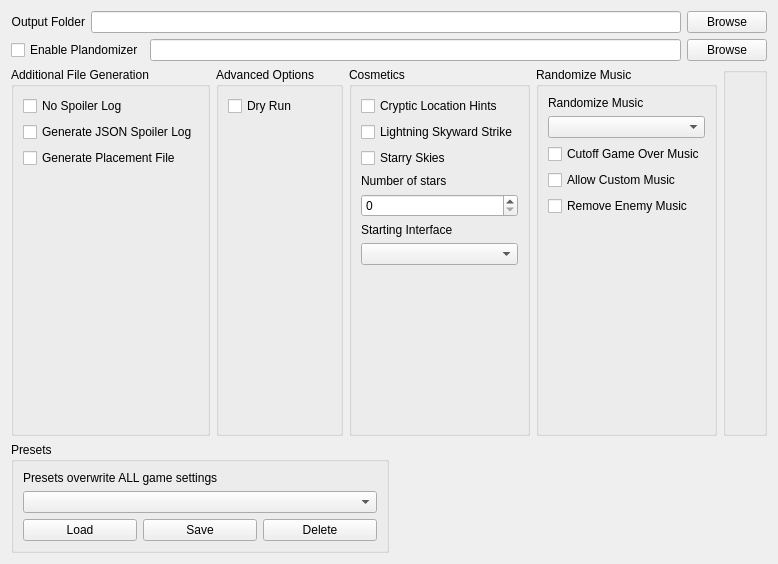
      <widget class="QWidget" name="tab_setup">
       <attribute name="title">
        <string>Setup</string>
       </attribute>
       <layout class="QVBoxLayout" name="verticalLayout_27">
        <item>
         <layout class="QVBoxLayout" name="vlay_files">
          <item>
           <layout class="QHBoxLayout" name="hlay_output">
            <item>
             <widget class="QLabel" name="label_output">
              <property name="text">
               <string>Output Folder</string>
              </property>
              <property name="alignment">
               <set>Qt::AlignmentFlag::AlignRight|Qt::AlignmentFlag::AlignTrailing|Qt::AlignmentFlag::AlignVCenter</set>
              </property>
             </widget>
            </item>
            <item>
             <widget class="QLineEdit" name="output_folder"/>
            </item>
            <item>
             <widget class="QPushButton" name="ouput_folder_browse_button">
              <property name="text">
               <string>Browse</string>
              </property>
             </widget>
            </item>
           </layout>
          </item>
          <item>
           <layout class="QVBoxLayout" name="vlay_placement">
            <item>
             <layout class="QHBoxLayout" name="hlay_placement_file">
              <item>
               <widget class="QCheckBox" name="option_placement">
                <property name="text">
                 <string>Enable Plandomizer</string>
                </property>
               </widget>
              </item>
              <item>
               <widget class="QLineEdit" name="placement_file"/>
              </item>
              <item>
               <widget class="QPushButton" name="placement_file_browse_button">
                <property name="text">
                 <string>Browse</string>
                </property>
               </widget>
              </item>
             </layout>
            </item>
           </layout>
          </item>
         </layout>
        </item>
        <item>
         <layout class="QHBoxLayout" name="hlay_setup_options">
          <item>
           <widget class="QGroupBox" name="box_additional_files">
            <property name="sizePolicy">
             <sizepolicy hsizetype="Expanding" vsizetype="Preferred">
              <horstretch>0</horstretch>
              <verstretch>0</verstretch>
             </sizepolicy>
            </property>
            <property name="title">
             <string>Additional File Generation</string>
            </property>
            <property name="flat">
             <bool>false</bool>
            </property>
            <layout class="QVBoxLayout" name="verticalLayout_22">
             <item>
              <layout class="QVBoxLayout" name="vlay_additional_files">
               <item>
                <widget class="QCheckBox" name="option_no_spoiler_log">
                 <property name="text">
                  <string>No Spoiler Log</string>
                 </property>
                </widget>
               </item>
               <item>
                <widget class="QCheckBox" name="option_json_spoiler">
                 <property name="text">
                  <string>Generate JSON Spoiler Log</string>
                 </property>
                </widget>
               </item>
               <item>
                <widget class="QCheckBox" name="option_out_placement_file">
                 <property name="text">
                  <string>Generate Placement File</string>
                 </property>
                </widget>
               </item>
               <item>
                <spacer name="vspace_additional_files">
                 <property name="orientation">
                  <enum>Qt::Orientation::Vertical</enum>
                 </property>
                 <property name="sizeHint" stdset="0">
                  <size>
                   <width>20</width>
                   <height>40</height>
                  </size>
                 </property>
                </spacer>
               </item>
              </layout>
             </item>
            </layout>
           </widget>
          </item>
          <item>
           <widget class="QGroupBox" name="box_advanced">
            <property name="sizePolicy">
             <sizepolicy hsizetype="Expanding" vsizetype="Preferred">
              <horstretch>0</horstretch>
              <verstretch>0</verstretch>
             </sizepolicy>
            </property>
            <property name="title">
             <string>Advanced Options</string>
            </property>
            <layout class="QVBoxLayout" name="verticalLayout_23">
             <item>
              <layout class="QVBoxLayout" name="vlay_advanced">
               <item>
                <widget class="QCheckBox" name="option_dry_run">
                 <property name="text">
                  <string>Dry Run</string>
                 </property>
                </widget>
               </item>
               <item>
                <spacer name="vspace_advanced">
                 <property name="orientation">
                  <enum>Qt::Orientation::Vertical</enum>
                 </property>
                 <property name="sizeHint" stdset="0">
                  <size>
                   <width>20</width>
                   <height>40</height>
                  </size>
                 </property>
                </spacer>
               </item>
              </layout>
             </item>
            </layout>
           </widget>
          </item>
          <item>
           <widget class="QGroupBox" name="box_cosmetics">
            <property name="sizePolicy">
             <sizepolicy hsizetype="Expanding" vsizetype="Preferred">
              <horstretch>0</horstretch>
              <verstretch>0</verstretch>
             </sizepolicy>
            </property>
            <property name="title">
             <string>Cosmetics</string>
            </property>
            <layout class="QVBoxLayout" name="verticalLayout_24">
             <item>
              <layout class="QVBoxLayout" name="vlay_cosmetics">
               <item>
                <widget class="QCheckBox" name="option_cryptic_location_hints">
                 <property name="text">
                  <string>Cryptic Location Hints</string>
                 </property>
                </widget>
               </item>
               <item>
                <widget class="QCheckBox" name="option_lightning_skyward_strike">
                 <property name="text">
                  <string>Lightning Skyward Strike</string>
                 </property>
                </widget>
               </item>
               <item>
                <widget class="QCheckBox" name="option_starry_skies">
                 <property name="text">
                  <string>Starry Skies</string>
                 </property>
                </widget>
               </item>
               <item>
                <widget class="QLabel" name="label_for_option_star_count">
                 <property name="sizePolicy">
                  <sizepolicy hsizetype="MinimumExpanding" vsizetype="Preferred">
                   <horstretch>0</horstretch>
                   <verstretch>0</verstretch>
                  </sizepolicy>
                 </property>
                 <property name="text">
                  <string>Number of stars</string>
                 </property>
                </widget>
               </item>
               <item>
                <widget class="QSpinBox" name="option_star_count">
                 <property name="enabled">
                  <bool>true</bool>
                 </property>
                 <property name="sizePolicy">
                  <sizepolicy hsizetype="MinimumExpanding" vsizetype="Fixed">
                   <horstretch>0</horstretch>
                   <verstretch>0</verstretch>
                  </sizepolicy>
                 </property>
                 <property name="maximum">
                  <number>32767</number>
                 </property>
                 <property name="singleStep">
                  <number>100</number>
                 </property>
                </widget>
               </item>
               <item>
                <widget class="QLabel" name="label_for_option_interface">
                 <property name="text">
                  <string>Starting Interface</string>
                 </property>
                </widget>
               </item>
               <item>
                <widget class="QComboBox" name="option_interface"/>
               </item>
               <item>
                <spacer name="vspace_cosmetics">
                 <property name="orientation">
                  <enum>Qt::Orientation::Vertical</enum>
                 </property>
                 <property name="sizeHint" stdset="0">
                  <size>
                   <width>20</width>
                   <height>40</height>
                  </size>
                 </property>
                </spacer>
               </item>
              </layout>
             </item>
            </layout>
           </widget>
          </item>
          <item>
           <widget class="QGroupBox" name="box_music_rando">
            <property name="sizePolicy">
             <sizepolicy hsizetype="Expanding" vsizetype="Preferred">
              <horstretch>0</horstretch>
              <verstretch>0</verstretch>
             </sizepolicy>
            </property>
            <property name="title">
             <string>Randomize Music</string>
            </property>
            <layout class="QVBoxLayout" name="verticalLayout_25">
             <item>
              <layout class="QVBoxLayout" name="vlay_music_rando">
               <item>
                <layout class="QVBoxLayout" name="vlay_music_rando_option">
                 <item>
                  <widget class="QLabel" name="label_for_option_music_rando">
                   <property name="text">
                    <string>Randomize Music</string>
                   </property>
                  </widget>
                 </item>
                 <item>
                  <widget class="QComboBox" name="option_music_rando"/>
                 </item>
                </layout>
               </item>
               <item>
                <widget class="QCheckBox" name="option_cutoff_gameover_music">
                 <property name="text">
                  <string>Cutoff Game Over Music</string>
                 </property>
                </widget>
               </item>
               <item>
                <widget class="QCheckBox" name="option_allow_custom_music">
                 <property name="text">
                  <string>Allow Custom Music</string>
                 </property>
                </widget>
               </item>
               <item>
                <widget class="QCheckBox" name="option_no_enemy_music">
                 <property name="text">
                  <string>Remove Enemy Music</string>
                 </property>
                </widget>
               </item>
               <item>
                <spacer name="vspace_music_rando">
                 <property name="orientation">
                  <enum>Qt::Orientation::Vertical</enum>
                 </property>
                 <property name="sizeHint" stdset="0">
                  <size>
                   <width>20</width>
                   <height>40</height>
                  </size>
                 </property>
                </spacer>
               </item>
              </layout>
             </item>
            </layout>
           </widget>
          </item>
          <item>
           <widget class="QGroupBox" name="box">
            <property name="sizePolicy">
             <sizepolicy hsizetype="Expanding" vsizetype="Preferred">
              <horstretch>0</horstretch>
              <verstretch>0</verstretch>
             </sizepolicy>
            </property>
            <property name="title">
             <string/>
            </property>
            <layout class="QVBoxLayout" name="verticalLayout_28">
             <item>
              <spacer name="vspace_10">
               <property name="orientation">
                <enum>Qt::Orientation::Vertical</enum>
               </property>
               <property name="sizeHint" stdset="0">
                <size>
                 <width>20</width>
                 <height>342</height>
                </size>
               </property>
              </spacer>
             </item>
            </layout>
           </widget>
          </item>
         </layout>
        </item>
        <item>
         <layout class="QHBoxLayout" name="hlay_presets">
          <item>
           <widget class="QGroupBox" name="box_presets">
            <property name="sizePolicy">
             <sizepolicy hsizetype="Expanding" vsizetype="Preferred">
              <horstretch>0</horstretch>
              <verstretch>0</verstretch>
             </sizepolicy>
            </property>
            <property name="title">
             <string>Presets</string>
            </property>
            <layout class="QVBoxLayout" name="verticalLayout_26">
             <item>
              <layout class="QVBoxLayout" name="vlay_presets">
               <item>
                <widget class="QLabel" name="label_presets">
                 <property name="text">
                  <string>Presets overwrite ALL game settings</string>
                 </property>
                 <property name="wordWrap">
                  <bool>false</bool>
                 </property>
                </widget>
               </item>
               <item>
                <widget class="QComboBox" name="presets_list"/>
               </item>
               <item>
                <layout class="QHBoxLayout" name="hlay_presets_controls">
                 <item>
                  <widget class="QPushButton" name="load_preset">
                   <property name="text">
                    <string>Load</string>
                   </property>
                  </widget>
                 </item>
                 <item>
                  <widget class="QPushButton" name="save_preset">
                   <property name="text">
                    <string>Save</string>
                   </property>
                  </widget>
                 </item>
                 <item>
                  <widget class="QPushButton" name="delete_preset">
                   <property name="text">
                    <string>Delete</string>
                   </property>
                  </widget>
                 </item>
                </layout>
               </item>
              </layout>
             </item>
            </layout>
           </widget>
          </item>
          <item>
           <spacer name="hspace_presets">
            <property name="orientation">
             <enum>Qt::Orientation::Horizontal</enum>
            </property>
            <property name="sizeHint" stdset="0">
             <size>
              <width>40</width>
              <height>20</height>
             </size>
            </property>
           </spacer>
          </item>
         </layout>
        </item>
       </layout>
      </widget>
